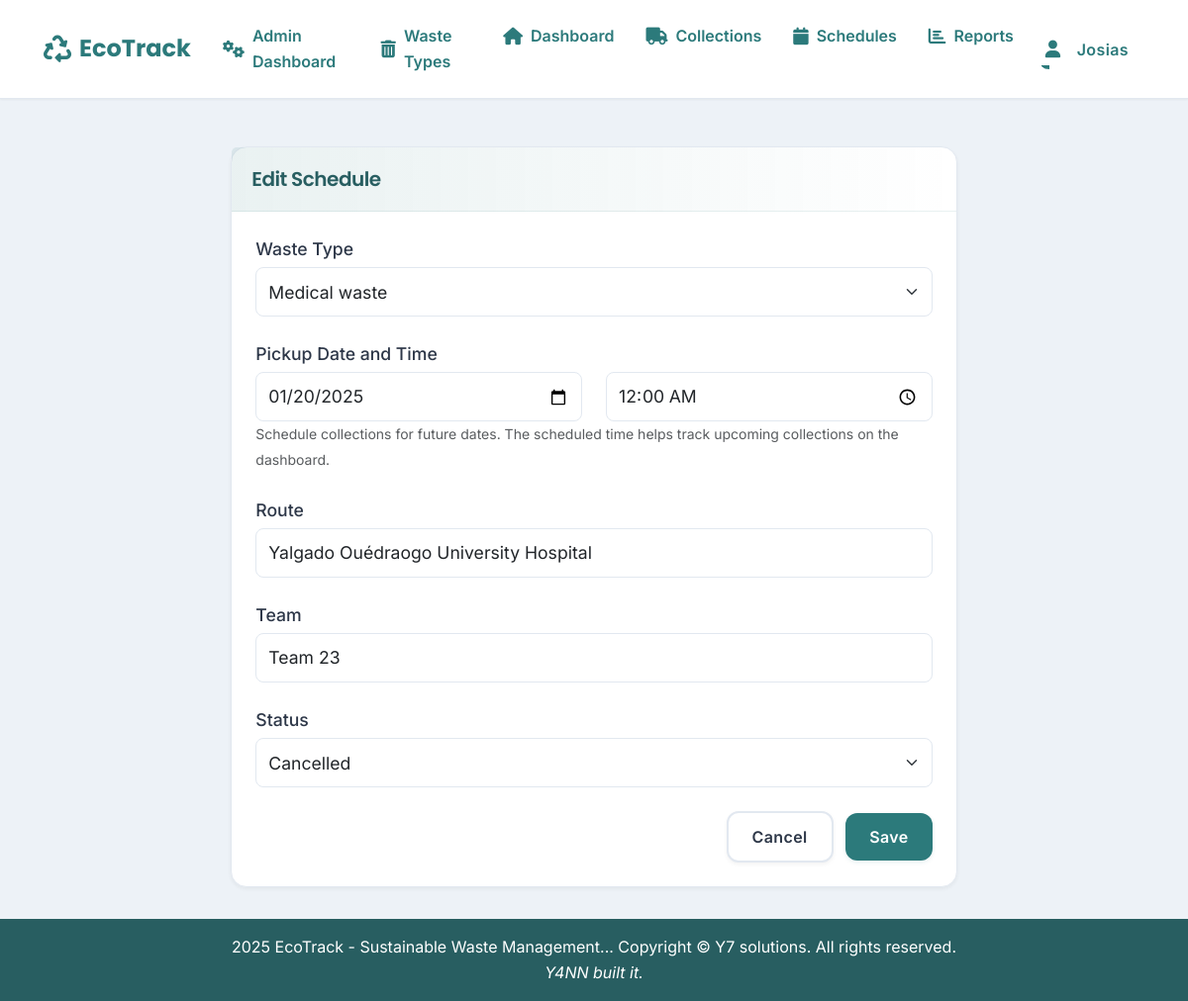
The app's page /admin/schedules/1/edit (signed in) with its own data.
### models.py (models this page shows, shortened)
class User(UserMixin, db.Model):
    __tablename__ = 'users'
    id = db.Column(db.Integer, primary_key=True)
    username = db.Column(db.String(80), unique=True, nullable=False)
    email = db.Column(db.String(120), unique=True, nullable=False)
    password_hash = db.Column(db.String(200), nullable=False)
    first_name = db.Column(db.String(100), nullable=False)
    last_name = db.Column(db.String(100), nullable=False)
    role = db.Column(db.String(50), nullable=False)
    is_active = db.Column(db.Boolean, default=True, nullable=False)
    created_at = db.Column(db.DateTime, default=datetime.utcnow)
    def is_admin(self):
        return self.role == 'Administrator'
    def is_operator(self):
        return self.role == 'Waste Management Operator'

class Schedule(db.Model):
    __tablename__ = 'schedules'
    id = db.Column(db.Integer, primary_key=True)
    waste_type_id = db.Column(db.Integer, db.ForeignKey('waste_types.id'), nullable=False)
    route = db.Column(db.String(255), nullable=False)
    pickup_date = db.Column(db.DateTime, nullable=False)
    status = db.Column(db.String(20), nullable=False, default='Scheduled')
    team = db.Column(db.String(100), nullable=False)
    created_at = db.Column(db.DateTime, nullable=False, default=datetime.utcnow)
    waste_type = db.relationship('WasteType', backref=db.backref('schedules', lazy=True))

class WasteType(db.Model):
    __tablename__ = 'waste_types'
    id = db.Column(db.Integer, primary_key=True)
    name = db.Column(db.String(100), nullable=False)
    description = db.Column(db.Text, nullable=False)
    disposal_method = db.Column(db.String(200), nullable=False)
    created_at = db.Column(db.DateTime, default=datetime.utcnow)

### blueprints/admin.py (the view, shortened to what this page needs)
@admin_bp.route('/admin/schedules/<int:id>/edit', methods=['GET', 'POST'])
@login_required
@admin_required
def edit_schedule(id):
    schedule = Schedule.query.get_or_404(id)
    waste_types = WasteType.query.all()
    if request.method == 'GET':
        return render_template('admin/new_schedule.html',
                             schedule=schedule,
                             waste_types=waste_types,
                             today=date.today())

### blueprints/admin.py (called while the page is built)
def admin_required(f):
    @wraps(f)
    def decorated_function(*args, **kwargs):
        if not current_user.is_authenticated or not current_user.is_admin():
            return jsonify({
                'status': 'error',
                'message': 'You do not have permission to access this page.',
                'redirect': url_for('index')
            }), 403
        return f(*args, **kwargs)
    return decorated_function

### blueprints/auth.py (called while the page is built)
@login_manager.user_loader
def load_user(user_id):
    return User.query.get(int(user_id))

### templates/admin/new_schedule.html (shortened to what this page needs)
{% extends "base.html" %}
{% block content %}
<div class="container">
    <div class="row justify-content-center">
        <div class="col-md-8">
            <div class="card">
                <div class="card-header">
                    <h5 class="card-title mb-0">{% if schedule %}Edit{% else %}Create New{% endif %} Schedule</h5>
                </div>
                <div class="card-body">
                    <form method="POST" id="scheduleForm">
                        <div class="mb-3">
                            <label for="waste_type_id" class="form-label">Waste Type</label>
                            <select class="form-select" id="waste_type_id" name="waste_type_id" required>
                                {% for waste_type in waste_types %}
                                <option value="{{ waste_type.id }}"
                                    {% if schedule and schedule.waste_type_id == waste_type.id %}
                                        selected
                                    {% elif form_data and form_data.waste_type_id|string == waste_type.id|string %}
                                        selected
                                    {% endif %}>
                                    {{ waste_type.name }}
                                </option>
                                {% endfor %}
                            </select>
                        </div>
                        <div class="mb-3">
                            <label for="pickup_date" class="form-label">Pickup Date and Time</label>
                            <div class="row">
                                <div class="col-md-6">
                                    <input type="date" class="form-control" id="pickup_date" name="pickup_date"
                                           value="{{ schedule.pickup_date.strftime('%Y-%m-%d') if schedule else form_data.pickup_date if form_data else '' }}"
                                           min="{{ today.strftime('%Y-%m-%d') }}" required>
                                </div>
                                <div class="col-md-6">
                                    <input type="time" class="form-control" id="pickup_time" name="pickup_time"
                                           value="{{ schedule.pickup_date.strftime('%H:%M') if schedule else form_data.pickup_time if form_data else '09:00' }}"
                                           required>
                                </div>
                            </div>
                            <small class="text-muted">
                                Schedule collections for future dates. The scheduled time helps track upcoming collections on the dashboard.
                            </small>
                        </div>
                        <div class="mb-3">
                            <label for="route" class="form-label">Route</label>
                            <input type="text" class="form-control" id="route" name="route"
                                   value="{{ schedule.route if schedule else form_data.route if form_data else '' }}" required>
                        </div>
                        <div class="mb-3">
                            <label for="team" class="form-label">Team</label>
                            <input type="text" class="form-control" id="team" name="team"
                                   value="{{ schedule.team if schedule else form_data.team if form_data else '' }}" required>
                        </div>
                        <div class="mb-3">
                            <label for="status" class="form-label">Status</label>
                            <select class="form-select" id="status" name="status" required>
                                {% set status_value = schedule.status if schedule else form_data.status if form_data else 'Scheduled' %}
                                <option value="Cancelled" {% if status_value == 'Cancelled' %}selected{% endif %}>Cancelled</option>
                            </select>
                        </div>
                        <div class="text-end">
                            <a href="{{ url_for('admin.schedules') }}" class="btn btn-secondary me-2">Cancel</a>
                            <button type="submit" class="btn btn-primary">Save</button>
                        </div>
                    </form>
                </div>
            </div>
        </div>
    </div>
</div>
{% endblock %}

### templates/base.html (shortened to what this page needs)
<!DOCTYPE html>
<html lang="en">
<head>
    <link href="https://cdn.jsdelivr.net/npm/bootstrap@5.3.0/dist/css/bootstrap.min.css" rel="stylesheet">
    <link rel="stylesheet" href="https://cdnjs.cloudflare.com/ajax/libs/font-awesome/6.0.0/css/all.min.css">
    <link rel="stylesheet" href="https://cdn.jsdelivr.net/npm/sweetalert2@11/dist/sweetalert2.min.css">
    <link rel="stylesheet" href="{{ url_for('static', filename='css/styles.css') }}">
</head>
<body>
    <nav class="navbar navbar-expand-lg">
        <div class="container-fluid">
            <a class="navbar-brand" href="/">
                <i class="fas fa-recycle me-2"></i>EcoTrack
            </a>
            <div class="collapse navbar-collapse" id="navbarNav">
                <ul class="navbar-nav">
                    {% if current_user.is_authenticated %}
                        {% if current_user.is_admin() %}
                            <li class="nav-item">
                                <a class="nav-link" href="{{ url_for('admin.dashboard') }}">
                                    <i class="fas fa-cogs me-2"></i>Admin Dashboard
                                </a>
                            </li>
                            <li class="nav-item">
                                <a class="nav-link" href="{{ url_for('waste_types') }}">
                                    <i class="fas fa-trash-alt"></i>
                                    Waste Types
                                </a>
                            </li>
                        {% endif %}
                        <li class="nav-item">
                            <a class="nav-link" href="{{ url_for('index') }}">
                                <i class="fas fa-home me-2"></i>Dashboard
                            </a>
                        </li>
                        {% if current_user.is_operator() or current_user.is_admin() %}
                            <li class="nav-item">
                                <a class="nav-link" href="{{ url_for('collections') }}">
                                    <i class="fas fa-truck me-2"></i>Collections
                                </a>
                            </li>
                            <li class="nav-item">
                                <a class="nav-link" href="{{ url_for('schedules') }}">
                                    <i class="fas fa-calendar me-2"></i>Schedules
                                </a>
                            </li>
                        {% endif %}
                        {% if current_user.is_admin() or current_user.is_reporting_user() %}
                            <li class="nav-item">
                                <a class="nav-link" href="{{ url_for('reports') }}">
                                    <i class="fas fa-chart-bar"></i>
                                    Reports
                                </a>
                            </li>
                        {% endif %}
                    {% endif %}
                </ul>
                <ul class="navbar-nav ms-auto">
                    {% if current_user.is_authenticated %}
                        <li class="nav-item dropdown">
                            <button class="nav-link dropdown-toggle btn btn-link" type="button" id="userDropdown"
                                    data-bs-toggle="dropdown" data-bs-auto-close="true" aria-expanded="false">
                                <i class="fas fa-user me-2"></i>
                                {{ current_user.first_name }}
                            </button>
                        </li>
                    {% endif %}
                </ul>
            </div>
        </div>
    </nav>
    <div class="content-wrapper">
        {% block content %}{% endblock %}
    </div>
    <footer class="footer">
        <div class="container">
            <span> 2025 EcoTrack - Sustainable Waste Management...</span>
            <copyright>
                <span>Copyright &copy; Y7 solutions. All rights reserved.</span>
            </copyright><br>
            <span><i>Y4NN built it.</i></span>
        </div>
    </footer>
</body>
</html>

### templates/base.html (style rules this page uses)
.navbar { position: relative; z-index: 1030 !important; }
.content-wrapper { position: relative; z-index: 1020 !important; margin-top: 1rem; }
.nav-item.dropdown { position: relative; }
.nav-link.btn-link { padding: 0.5rem 1rem; text-decoration: none; background: none; border: none; color: inherit; }

### records on screen
User: first_name "Josias"
Schedule: waste_type_id "Medical waste", pickup_date "01/20/2025", pickup_time "00:00", route "Yalgado Ouédraogo University Hospital", team "Team 23", status "Cancelled"
